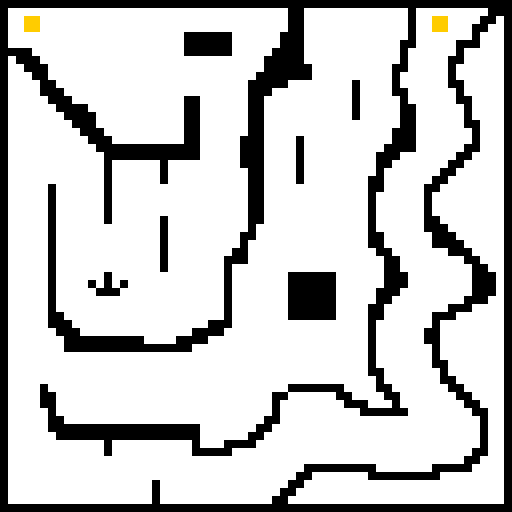

The image is a tile-based game level rendered from a .tmx file. Its description and source (layers, tilesets, objects; grid data summarised) follow:
An orthogonal 64x64 tile map with 8x8 px tiles, 2 tile layers (path, colision) and 2 objects.

<map version="1.0" orientation="orthogonal" renderorder="right-down" width="64" height="64" tilewidth="8" tileheight="8" nextobjectid="11">
 <tileset firstgid="1" name="net216" tilewidth="8" tileheight="8">
  <image source="net216.gif" width="292" height="196" />
 </tileset>
 <layer name="path" width="64" height="64">
  <data>[4096 cells, 4096 non-empty, 2 distinct tile ids]</data>
 </layer>
 <layer name="colision" width="64" height="64">
  <data>[4096 cells, 880 non-empty, 2 distinct tile ids]</data>
 </layer>
 <objectgroup name="START" visible="0">
  <object id="1" x="24.1857" y="15.0489" width="15.0489" height="16.1238">
   <ellipse />
  </object>
 </objectgroup>
 <objectgroup name="FINISH" visible="0">
  <object id="8" x="430.984" y="15.8015" width="17.2233" height="16.2286">
   <ellipse />
  </object>
 </objectgroup>
</map>
